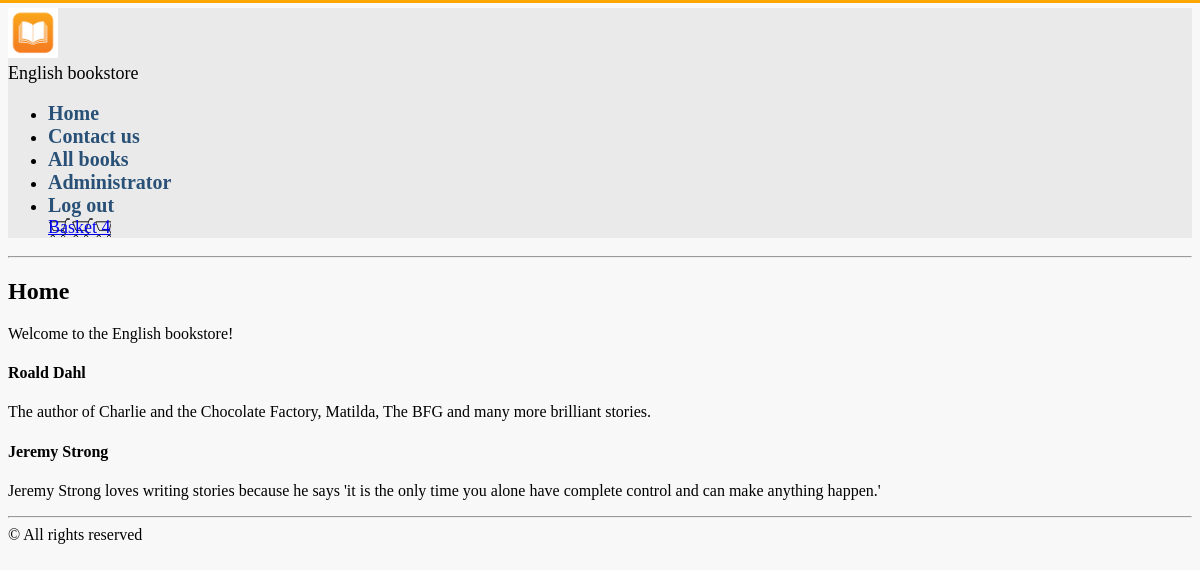
Page / (signed in) on the committed database.
### authapp/models.py (models this page shows, shortened)
class ShopUser(AbstractUser):
    avatar = models.ImageField(upload_to='users_avatars', blank=True, null=True)
    age = models.PositiveIntegerField(verbose_name = 'возраст')

### mainapp/models.py (models this page shows, shortened)
class Main(models.Model):
    author = models.CharField(verbose_name='имя автора', max_length=128)
    description = models.CharField(verbose_name='краткое описание автора', max_length=60, blank=True)

### mainapp/views.py (the view)
# urls.py: path('', views.index_view, name='main'),
def index_view(request):
    title = "home"
    basket = _basket(request)
    authors = Main.objects.all()
    content = {'title': title, 'authors': authors, 'basket': basket}
    return render(request, 'mainapp/index.html', content)

### mainapp/views.py (called while the page is built)
def _basket(request):
    basket = []
    if request.user.is_authenticated:
        basket = request.user.basket_related_name.all()
        print('-----------sql basket-----------:', basket.query)
        print('-----------queryset basket-----------:', basket)
        return basket

### mainapp/templates/mainapp/index.html (shortened to what this page needs)
{% extends 'mainapp/base.html' %}
{% load staticfiles %}
{% block menu %}
    {% include 'mainapp/includes/inc_menu.html' %}
{% endblock %}
{% block caption %}
    Home
{% endblock %}
{% block content %}
    <p>
       Welcome to the English bookstore!
    </p>
    <div class="catalog_info">
        {% for author in authors %}
            <div class="author_info">
                <h4 class="author_name">{{ author.author }}</h4>
                <p>{{ author.description }}</p>
            </div>
        {% endfor %}
    </div>
{% endblock %}

### mainapp/templates/mainapp/includes/inc_menu.html (shortened to what this page needs)
<div class=main_menu>
<ul>
    <li>
        <a href="{% url 'books:main' %}">Home</a>
    </li>
    <li>
        <a href="{% url 'books:contacts' %}">Contact us</a>
    </li>
    <li>
        <a href="{% url 'books:catalog' 0 %}" class="{% if request.resolver_match.kwargs.pk == '0' %}active{% endif %}">
            All books
        </a>
    </li>
    {% if user.is_authenticated %}
        <li>
            <a href="{% url 'auth:edit' %}">
                {{ user.first_name|default:'User' }}
            </a>
        </li>
    {% endif %}
    <li>
        {% if user.is_authenticated %}
            <a href="{% url 'auth:logout' %}">Log out</a>
        {% else %}
            <a href="{% url 'auth:login' %}">Log in</a>
        {% endif %}
    </li>
<a href="{% url 'basket:view' %}" class="basket">
    Basket
    <span>
        {% if basket %}
            {{ basket|length }}
        {% endif %}
    </span>
</a>
</ul>
</div>

### mainapp/static/css/style.css (style rules this page uses)
body { background: #f8f8f8; }
.main_menu { list-style: none; display: block; }
.main_menu li a { color: #295177; font-size: 20px; font-weight: bold; text-decoration: none; }
.basket { background-image: url(/static/img/basket.png); }

### rows in the picture
ShopUser: first_name "Administrator"
Main: author "Roald Dahl", description "The author of Charlie and the Chocolate Factory, Matilda, The BFG and many more brilliant stories."
Main: author "Jeremy Strong", description "Jeremy Strong loves writing stories because he says 'it is the only time you alone have complete control and can make anything happen.'"

### other values in the picture
{{ basket|length }} "4"
